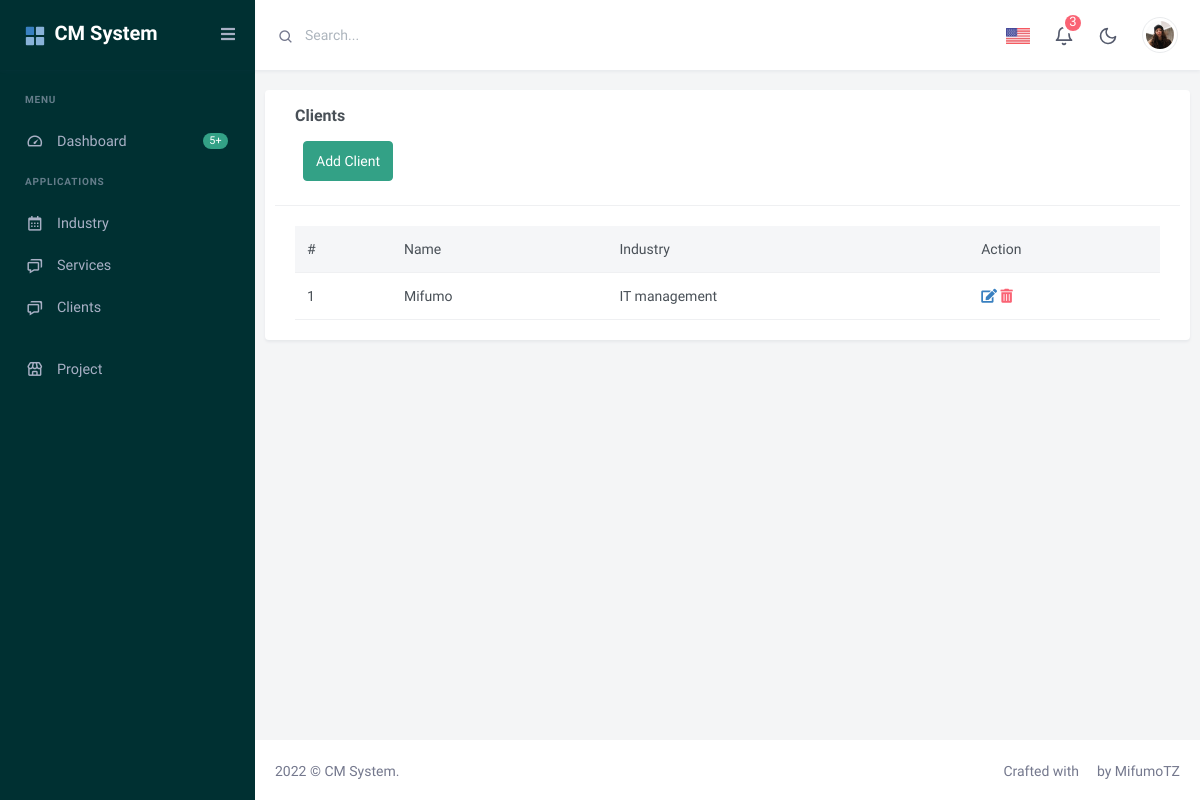
The page /clients/ on the database as committed earlier.
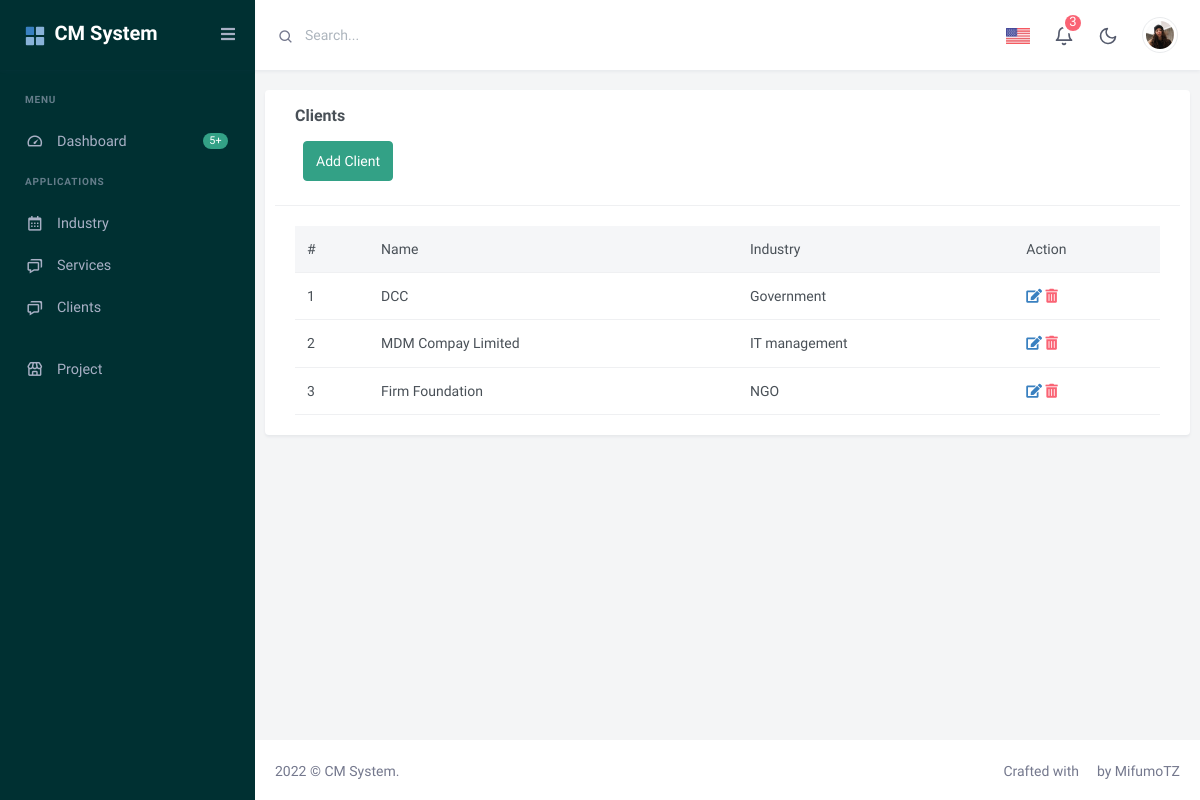
The same page on the database as committed later.
### client/models.py (models this page shows, shortened)
class Client(models.Model):
    name= models.CharField(max_length=150, null=True)
    industry = models.ForeignKey(Industry, on_delete=models.CASCADE)

class Industry(models.Model):
   name = models.CharField(max_length = 150 , null=True)
   def __str__(self):
       return self.name

### client/views.py (the view)
# urls.py: path('clients/',DisplayAllClient.as_view(), name='clients'),
class DisplayAllClient(ListView):
    model=Client
    template_name='client/all_clients.html'
    def get_context_data(self, **kwargs):
        context = super(DisplayAllClient, self).get_context_data(**kwargs)
        context['clients']=Client.objects.all()
        return context

### client/templates/client/all_clients.html
{% extends 'base.html' %}
{% block content %}
<div class="row">
    <div class="card">
    <div class="col-lg-12">
            <div class="card-header">
                <h4 class="card-title">Clients</h4>
                <a class="btn btn-success pull-right m-2 pull-left"  href=" {% url 'createclient' %}">Add Client</a></div>
            </div>
            <div class="card-body">
                <div class="table-responsive">
                    <table class="table mb-0">
                        <thead class="table-light">
                            <tr>
                                <th>#</th>
                                <th>Name</th>
                                <th>Industry</th>
                                <th>Action</th>
                            </tr>
                        </thead>
                        <tbody>
                            {% for client in clients %}
                            <tr>
                                <td>{{forloop.counter}}</td>
                                <td>{{client.name}}</td>
                                <td>{{client.industry}}</td>
                               <td>
                                    <a href="{% url 'clientupdate' client.id %}" ><i class="fas fa-edit"></i></a>
                                    <a href=" {% url 'clientdelete' client.id %}""><i class="fas fa-trash-alt"></i></a>
                                </td>
                            </tr>
                            {% endfor %}
                        </tbody>
                    </table>
                </div>
            </div>
        </div>
    </div>
</div>
{% endblock content %}

Rows that differ between the two databases and show on the page:
removed Client: name "Mifumo", industry "IT management"
added Client: name "DCC", industry "Government"
added Client: name "MDM Compay Limited", industry "IT management"
added Client: name "Firm Foundation", industry "NGO"
